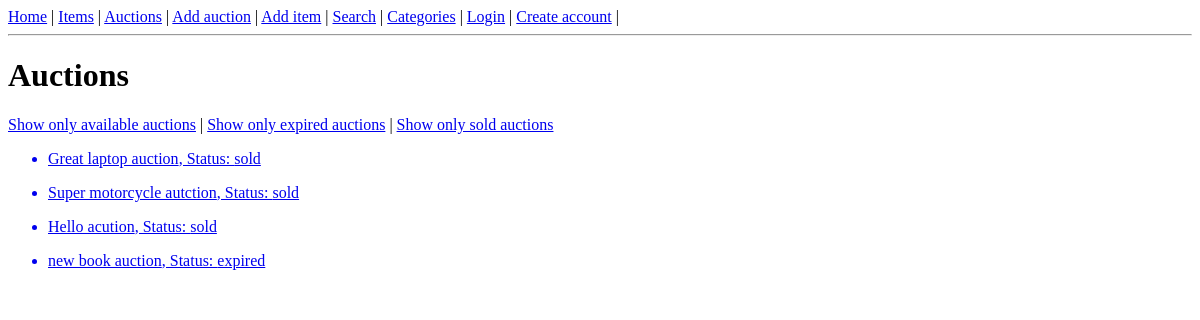
Before: /auctions/ with the older database file.
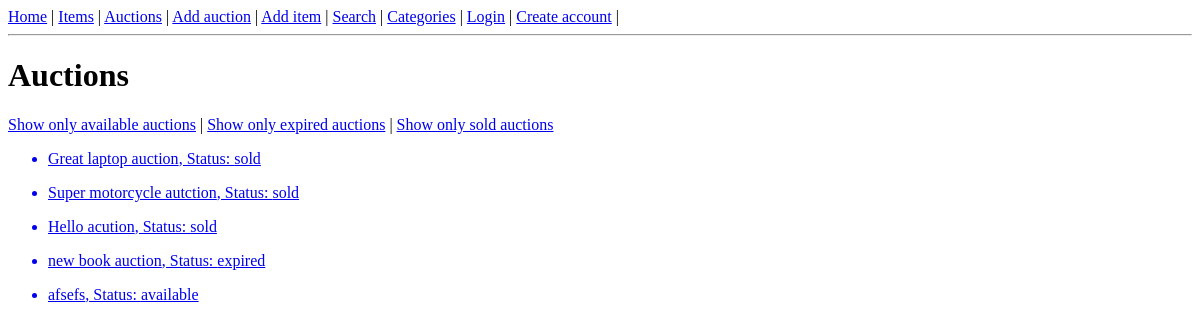
After: the same page with the newer database file.
### auctions/models.py (models this page shows, shortened)
class Auction(models.Model):
    CHOICES = (
        ('available', 'available'),
        ('expired', 'expired'),
        ('sold', 'sold'),
    )
    name = models.CharField(max_length=255)
    item = models.ForeignKey(Item, on_delete=models.CASCADE)
    min_price = models.DecimalField(max_digits=10, decimal_places=2)
    buy_now_price = models.DecimalField(max_digits=10, decimal_places=2, null=True, blank=True)
    end_date = models.DateTimeField()
    seller = models.ForeignKey(User, on_delete=models.CASCADE, related_name='seller')
    buyer = models.ForeignKey(User, on_delete=models.CASCADE, blank=True, related_name='buyer', null=True)
    status = models.CharField(choices=CHOICES, default='available', max_length=64)

### auctions/views.py (the view)
# urls.py: path('auctions/', auctions.AuctionsList.as_view()),
class AuctionsList(ListView):
    model = Auction
    context_object_name = 'auction_list'
    def get_context_data(self, **kwargs):
        context = super().get_context_data(**kwargs)    # Get default context data
        for auction in context['auction_list']:
            if auction.end_date < timezone.now() and auction.bid_set.count() > 0:
                auction.status = 'sold'
                auction.save()
            elif auction.end_date < timezone.now():   # Check if end date is past
                auction.status = 'expired'
                auction.save()
        return context
    def get_template_names(self, **kwargs):
        status = self.request.GET.get('status')     # Get status parameter from the request
        if status == 'expired':
            return 'auctions/expired_auction_list.html'
        elif status == 'available':
            return 'auctions/available_auction_list.html'
        elif status == 'sold':
            return 'auctions/sold_auction_list.html'
        else:
            return 'auctions/auction_list.html'

### auctions/templates/auctions/auction_list.html (shortened to what this page needs)
{% extends 'auctions/base_template.html' %}
{% block content %}
<h1>Auctions</h1>
<a href="/auctions/?status=available">Show only available auctions</a> |
<a href="/auctions/?status=expired">Show only expired auctions</a> |
<a href="/auctions/?status=sold">Show only sold auctions</a>
{% for auction in auction_list %}
<ul>
<a href="/auction/{{ auction.id }}"><li>{{ auction.name }}, Status: {{ auction.status }}</li></a>
</ul>
{% endfor %}
{% endblock %}

### auctions/templates/auctions/base_template.html (shortened to what this page needs)
<!DOCTYPE html>
<html lang="en">
<head>
</head>
<body><a href="/home">Home</a> |
<a href="/items">Items</a> |
<a href="/auctions">Auctions</a> |
<a href="/add-auction">Add auction</a> |
<a href="/add-item">Add item</a> |
<a href="/search">Search</a> |
<a href="/categories">Categories</a> |
{% if user.is_authenticated %}
<a href="/logout">Logout</a> |
<a href="/user/{{ user.username }}">{{ user.username }}</a> |
{% else %}
<a href="/login">Login</a> |
<a href="/create-account">Create account</a> |
{% endif %}
<hr>
{% block content %}{% endblock %}
</body>
</html>

Changed rows visible on the page:
added Auction: name "afsefs", status "available"
